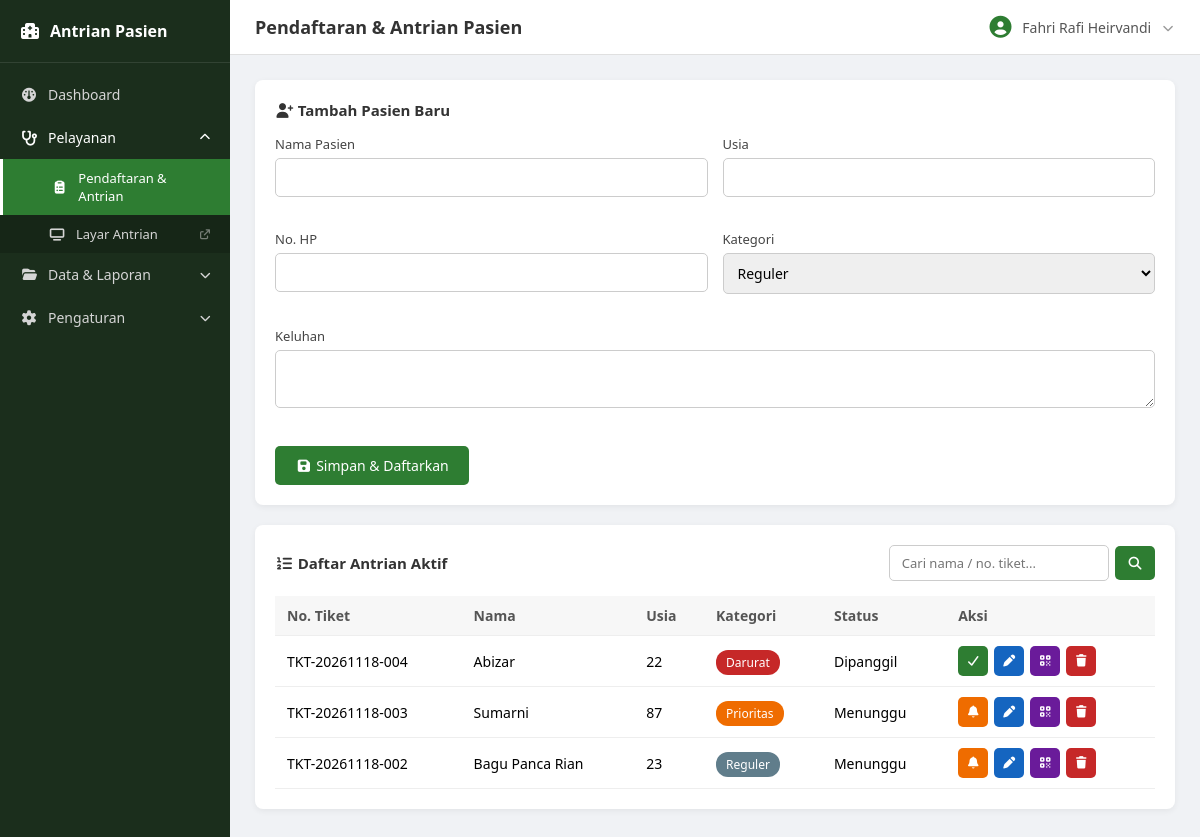
The app's page /admin/pendaftaran.php (signed in) with its own data.
### tables this page shows
CREATE TABLE `pasien` (
  `id` int(11) NOT NULL,
  `no_tiket` varchar(20) NOT NULL,
  `nama` varchar(100) NOT NULL,
  `usia` int(11) NOT NULL,
  `no_hp` varchar(20) DEFAULT NULL,
  `keluhan` varchar(255) DEFAULT NULL,
  `kategori` enum('darurat','prioritas','reguler') NOT NULL DEFAULT 'reguler',
  `status` enum('menunggu','dipanggil','selesai') NOT NULL DEFAULT 'menunggu',
  `created_at` timestamp NOT NULL DEFAULT current_timestamp(),
  `updated_at` timestamp NULL DEFAULT NULL ON UPDATE current_timestamp()
);

### admin/pendaftaran.php (the view, shortened to what this page needs)
<?php
include 'includes/header.php';
$cari = trim($_GET['cari'] ?? '');
if ($cari !== '') {
    $stmt = $pdo->prepare("
        SELECT * FROM pasien
        WHERE status IN ('menunggu', 'dipanggil')
        AND (nama LIKE ? OR no_tiket LIKE ?)
        ORDER BY FIELD(kategori, 'darurat', 'prioritas', 'reguler'), created_at ASC
    ");
    $keyword = "%$cari%";
    $stmt->execute([$keyword, $keyword]);
} else {
    $stmt = $pdo->query("
        SELECT * FROM pasien
        WHERE status IN ('menunggu', 'dipanggil')
        ORDER BY FIELD(kategori, 'darurat', 'prioritas', 'reguler'), created_at ASC
    ");
}
$daftarPasien = $stmt->fetchAll();
?>
<div class="form-section">
    <h4><i class="fa-solid fa-user-plus"></i> Tambah Pasien Baru</h4>
    <form action="proses/tambah_pasien.php" method="POST" class="form-grid">
        <div class="form-group">
            <label>Nama Pasien</label>
            <input type="text" name="nama" required>
        </div>
        <div class="form-group">
            <label>Usia</label>
            <input type="number" name="usia" min="0" required>
        </div>
        <div class="form-group">
            <label>No. HP</label>
            <input type="text" name="no_hp">
        </div>
        <div class="form-group">
            <label>Kategori</label>
            <select name="kategori" required>
                <option value="reguler">Reguler</option>
            </select>
        </div>
        <div class="form-group full">
            <label>Keluhan</label>
            <textarea name="keluhan" rows="2"></textarea>
        </div>
        <button type="submit" class="btn-submit"><i class="fa-solid fa-floppy-disk"></i> Simpan & Daftarkan</button>
    </form>
</div>
<div class="table-section">
    <div class="table-header">
        <h4><i class="fa-solid fa-list-ol"></i> Daftar Antrian Aktif</h4>
        <form method="GET" class="search-form">
            <input type="text" name="cari" placeholder="Cari nama / no. tiket..." value="<?= htmlspecialchars($cari) ?>">
            <button type="submit"><i class="fa-solid fa-magnifying-glass"></i></button>
        </form>
    </div>
    <table class="table-antrian">
        <thead>
            <tr>
                <th>No. Tiket</th>
                <th>Nama</th>
                <th>Usia</th>
                <th>Kategori</th>
                <th>Status</th>
                <th>Aksi</th>
            </tr>
        </thead>
        <tbody>
            <?php if (empty($daftarPasien)): ?>
                <tr>
                    <td colspan="6" style="text-align:center;">
                        <?= $cari !== '' ? 'Pasien dengan kata kunci "' . htmlspecialchars($cari) . '" tidak ditemukan.' : 'Belum ada pasien di antrian.' ?>
                    </td>
                </tr>
            <?php else: ?>
                <?php foreach ($daftarPasien as $p): ?>
                <tr>
                    <td><?= htmlspecialchars($p['no_tiket']) ?></td>
                    <td><?= htmlspecialchars($p['nama']) ?></td>
                    <td><?= $p['usia'] ?></td>
                    <td><span class="badge badge-<?= $p['kategori'] ?>"><?= ucfirst($p['kategori']) ?></span></td>
                    <td><?= ucfirst($p['status']) ?></td>
                    <td>
                        <div class="aksi-group">
                            <?php if ($p['status'] === 'menunggu'): ?>
                                <a href="proses/update_status.php?id=<?= $p['id'] ?>&status=dipanggil"
                                   class="btn-aksi panggil js-confirm"
                                   data-title="Panggil Pasien"
                                   data-text="Panggil pasien <?= htmlspecialchars(addslashes($p['nama'])) ?> sekarang?"
                                   data-icon="question"
                                   data-confirm-text="Ya, Panggil"
                                   data-confirm-color="#ef6c00">
                                    <i class="fa-solid fa-bell"></i>
                                </a>
                            <?php elseif ($p['status'] === 'dipanggil'): ?>
                                <a href="proses/update_status.php?id=<?= $p['id'] ?>&status=selesai"
                                   class="btn-aksi selesai js-confirm"
                                   data-title="Selesai Dilayani"
                                   data-text="Tandai pasien <?= htmlspecialchars(addslashes($p['nama'])) ?> selesai dilayani?"
                                   data-icon="question"
                                   data-confirm-text="Ya, Selesai"
                                   data-confirm-color="#2e7d32">
                                    <i class="fa-solid fa-check"></i>
                                </a>
                            <?php endif; ?>
                            <a href="edit_pasien.php?id=<?= $p['id'] ?>" class="btn-aksi edit" title="Edit data">
                                <i class="fa-solid fa-pen"></i>
                            </a>
                            <a href="#"
                               class="btn-aksi qr btn-lihat-qr"
                               title="Lihat QR Code"
                               data-tiket="<?= htmlspecialchars($p['no_tiket']) ?>"
                               data-nama="<?= htmlspecialchars($p['nama']) ?>">
                                <i class="fa-solid fa-qrcode"></i>
                            </a>
                            <a href="proses/hapus_pasien.php?id=<?= $p['id'] ?>"
                               class="btn-aksi hapus js-confirm"
                               title="Hapus data"
                               data-title="Hapus Data Pasien"
                               data-text="Data pasien <?= htmlspecialchars(addslashes($p['nama'])) ?> akan dihapus permanen dan tidak bisa dikembalikan."
                               data-icon="warning"
                               data-confirm-text="Ya, Hapus"
                               data-confirm-color="#c62828">
                                <i class="fa-solid fa-trash"></i>
                            </a>
                        </div>
                    </td>
                </tr>
                <?php endforeach; ?>
            <?php endif; ?>
        </tbody>
    </table>
</div>
<?php include 'includes/footer.php'; ?>

### css/style.css (style rules this page uses)
* { margin: 0; padding: 0; box-sizing: border-box; font-family: 'Segoe UI', Arial, sans-serif; }
body { background-color: #f0f2f5; }
.form-group { margin-bottom: 18px; }
.form-group label { display: block; margin-bottom: 6px; font-size: 14px; color: #444444; }

### css/admin.css (style rules this page uses)
.form-section, .table-section, .filter-section { background-color: #ffffff; border-radius: 8px; padding: 20px; margin-bottom: 20px; box-shadow: 0 2px 6px rgba(0, 0, 0, 0.06); }
.form-section h4, .table-section h4 { margin-bottom: 15px; color: #333333; font-size: 15px; }
.table-header { display: flex; justify-content: space-between; align-items: center; margin-bottom: 15px; }
.table-header h4 { margin-bottom: 0; }
.search-form { display: flex; align-items: center; gap: 6px; }
.search-form input { padding: 8px 12px; border: 1px solid #cccccc; border-radius: 5px; font-size: 13px; width: 220px; }
.search-form button { background-color: #2e7d32; color: #ffffff; border: none; padding: 8px 12px; border-radius: 5px; cursor: pointer; font-size: 13px; }
.form-grid { display: grid; grid-template-columns: 1fr 1fr; gap: 15px; }
.form-grid .full { grid-column: span 2; }
.form-group label { display: block; font-size: 13px; margin-bottom: 5px; color: #444444; }
.form-group input, .form-group select, .form-group textarea { width: 100%; padding: 9px 10px; border: 1px solid #cccccc; border-radius: 5px; font-size: 14px; }
.btn-submit { grid-column: span 2; background-color: #2e7d32; color: #ffffff; border: none; padding: 10px; border-radius: 5px; cursor: pointer; font-size: 14px; width: fit-content; padding-left: 20px; padding-right: 20px; }
.table-antrian { width: 100%; border-collapse: collapse; }
.table-antrian th, .table-antrian td { text-align: left; padding: 10px 12px; border-bottom: 1px solid #eeeeee; font-size: 14px; }
.table-antrian th { background-color: #f7f7f7; color: #555555; }
.badge { padding: 4px 10px; border-radius: 12px; font-size: 12px; color: #ffffff; }
.badge-darurat { background-color: #c62828; }
.badge-prioritas { background-color: #ef6c00; }
.badge-reguler { background-color: #607d8b; }
.btn-aksi { padding: 6px 12px; border-radius: 5px; font-size: 12px; text-decoration: none; color: #ffffff; }
.btn-aksi.panggil { background-color: #ef6c00; }
.btn-aksi.selesai { background-color: #2e7d32; }
.btn-aksi.edit { background-color: #1565c0; }
.btn-aksi.qr { background-color: #6a1b9a; }
.btn-aksi.hapus { background-color: #c62828; }
.aksi-group { display: flex; gap: 6px; }
.aksi-group .btn-aksi { width: 30px; height: 30px; display: flex; align-items: center; justify-content: center; padding: 0; }

### records on screen
pasien: no_tiket "TKT-20261118-004", nama "Abizar", usia "22", kategori "Darurat", status "Dipanggil"
pasien: no_tiket "TKT-20261118-003", nama "Sumarni", usia "87", kategori "Prioritas", status "Menunggu"
pasien: no_tiket "TKT-20261118-002", nama "Bagu Panca Rian", usia "23", kategori "Reguler", status "Menunggu"

### other values on screen
$pageTitle "Pendaftaran & Antrian Pasien"
$_SESSION['nama'] "Fahri Rafi Heirvandi"
